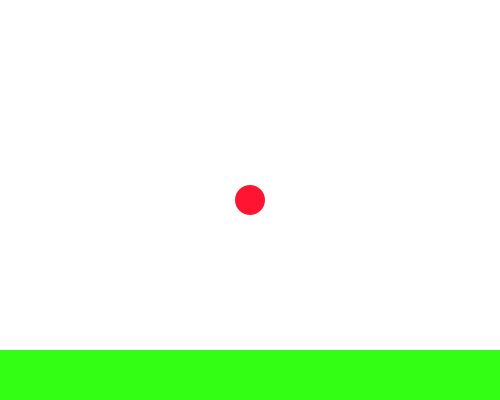
Frame 1 (no input)
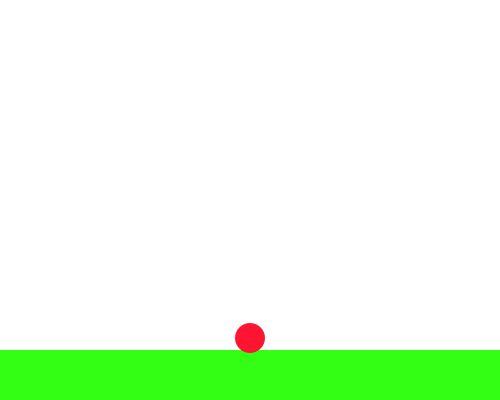
Frame 60 (the mouse pressed at the canvas centre just before this capture)
Frame 120 (the mouse held since frame 60 and released just before this capture): identical to frame 60, image omitted

The Processing sketch that drew these frames (run headless with seeded random() and noise(); from frame 60 on, the mouse is pressed at the canvas centre):

// Processing sketch: jumptester
// ── jumptester.pde
int X = 250;
int Y =200;
color up;
color down;
color left;
color right;
boolean w = false;
boolean a = false;
boolean d = false;
void setup() {
  size(500, 400);
  noStroke();
}

void draw() {
  background(255);
  //Draws Plataform
  fill(50, 255, 20);
  rect(0, 350, 500, 400);
  //Ball
  //Draws Ball
  fill(255, 20, 50);
  ellipse(X, Y, 30, 30);
  //Makes Ball Fall
  down = get(X, Y+15);
  if (down != color(50, 255, 20) ) {
    Y = Y+6;
  }
  //Creates border on World
  if (X <= 15) {
    X+= 5;
  }
  if (X >= 485) {
    X-= 5;
  }
  //Checks for Jump
  if (w && !a && !d) {
    Y-=15;
  }
  //Checks for Veritcal Jumping
  if (w && a && !d) {
    Y-=15;
    X-=5;
  }
  if (w && d && !a) {
    Y-=15;
    X+=5;
  }
  //Checks for Left
  if (a && !d && !w) {
    X-=5;
  }
  //Checks for Right
  if (d && !a && !w) {
    X+=5;
  }
}
//sees which keys are being pressed
void keyPressed() {
  if (key == 'w') {
    w = true;
  }
  if (key == 'a') {
    a = true;
  }
  if (key == 'd') {
    d = true;
  }
}
//Sees which keys are being released
void keyReleased() {
  if (key == 'w') {
    w = false;
  }
  if (key == 'a') {
    a = false;
  }
  if (key == 'd') {
    d = false;
  }
}
